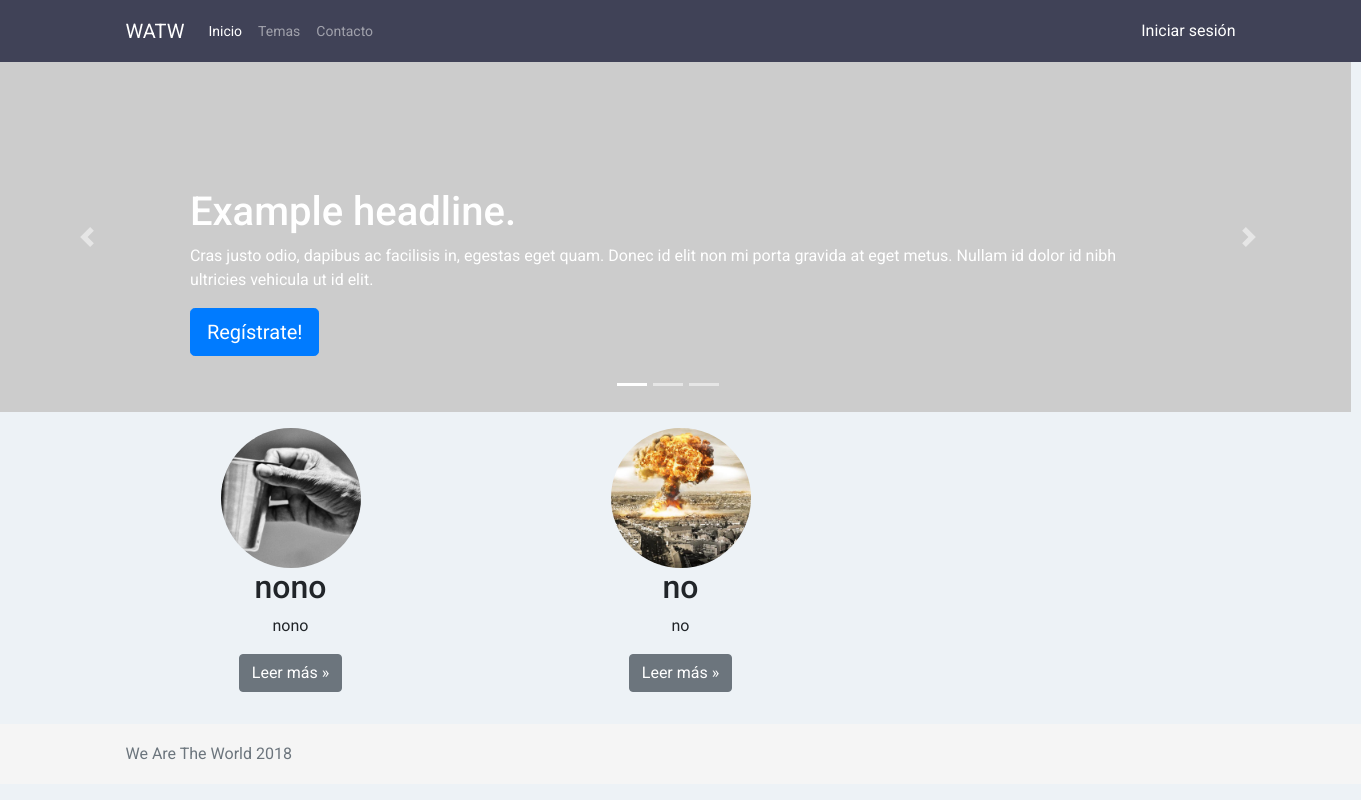
The page / on the database its author committed.
### foro/models.py (models this page shows, shortened)
class Tema(models.Model):
	titulo=models.CharField(max_length=45)
	contenido=models.TextField()
	imagen=models.ImageField(upload_to='tema_imagen')
	fecha_creacion=models.DateField(auto_now_add=True)
	fecha_actualizacion=models.DateField(auto_now=True)

### core/views.py (the view)
# urls.py: path('', views.index, name="core.index")
def index(request):
    data = {}
    data['topics'] = Tema.objects.all().order_by('-id')[:3]
    template_name = 'core/index.html'
    return render(request, template_name, data)

### core/templates/core/index.html (shortened to what this page needs)
{% extends 'core/base.html' %}
{% block slide %}
<div class="row">
    <div id="myCarousel" class="carousel slide" data-ride="carousel">
        <ol class="carousel-indicators">
            <li data-target="#myCarousel" data-slide-to="0" class="active"></li>
            <li data-target="#myCarousel" data-slide-to="1"></li>
            <li data-target="#myCarousel" data-slide-to="2"></li>
        </ol>
        <div class="carousel-inner">
            <div class="carousel-item active">
            <img class="first-slide" src="https://picsum.photos/1366/350/?random=1" alt="First slide">
            <div class="container">
                <div class="carousel-caption text-left">
                <h1>Example headline.</h1>
                <p>Cras justo odio, dapibus ac facilisis in, egestas eget quam. Donec id elit non mi porta gravida at eget metus. Nullam id dolor id nibh ultricies vehicula ut id elit.</p>
                <p><a class="btn btn-lg btn-primary" href="{% url 'registro_foro' %}" role="button">Regístrate!</a></p>
                </div>
            </div>
            </div>
        </div>
        <a class="carousel-control-prev" href="#myCarousel" role="button" data-slide="prev">
            <span class="carousel-control-prev-icon" aria-hidden="true"></span>
        </a>
        <a class="carousel-control-next" href="#myCarousel" role="button" data-slide="next">
            <span class="carousel-control-next-icon" aria-hidden="true"></span>
        </a>
    </div>
</div>
{% endblock %}
{% block content %}
<div class="row">
    {% for topic in topics %}
    <div class="col-lg-4 text-center">
        <div class="topic-featured rounded-circle mx-auto" style="background-image: url('{{topic.imagen.url}}')"></div>
        <h2>{{topic.titulo}}</h2>
        <p>{{topic.contenido|truncatechars:240}}</p>
        <p><a class="btn btn-secondary" href="{% url 'topic.detail' topic.id %}" role="button">Leer más &raquo;</a></p>
    </div>
    {% endfor %}
</div>
{% endblock %}

### core/static/core/styles.css (style rules this page uses)
body { font-family: 'Roboto', sans-serif; background-color: #edf2f6; }
.topic-featured { height: 140px; width: 140px; background-repeat: no-repeat; background-size: cover; background-position: center; }

### rows shown on the page
Tema: imagen (picture), titulo "nono", contenido "nono"
Tema: imagen (picture), titulo "no", contenido "no"
